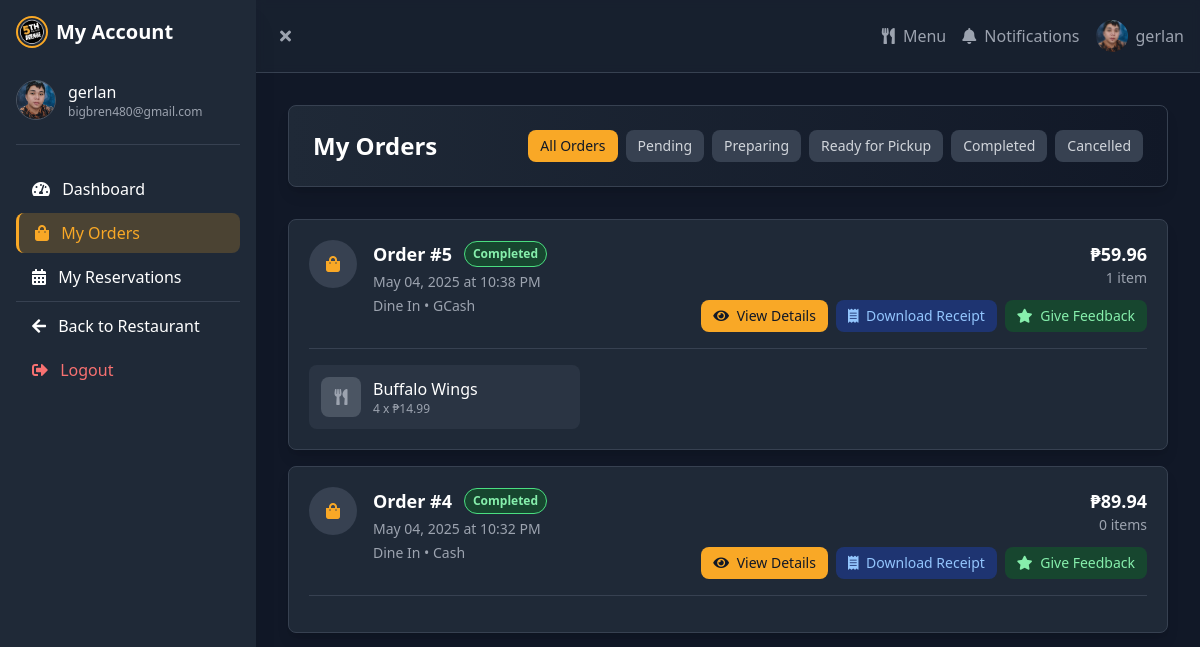
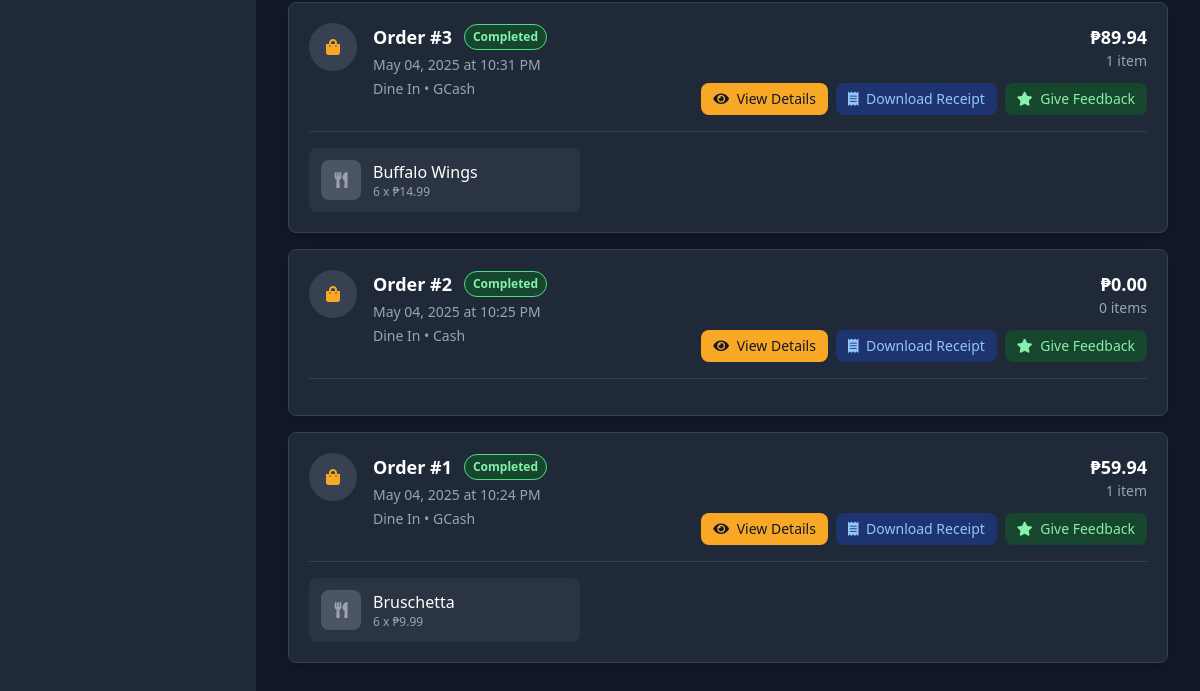
The app's page /customer/orders/ (signed in), older data (2 pictures, top to bottom).
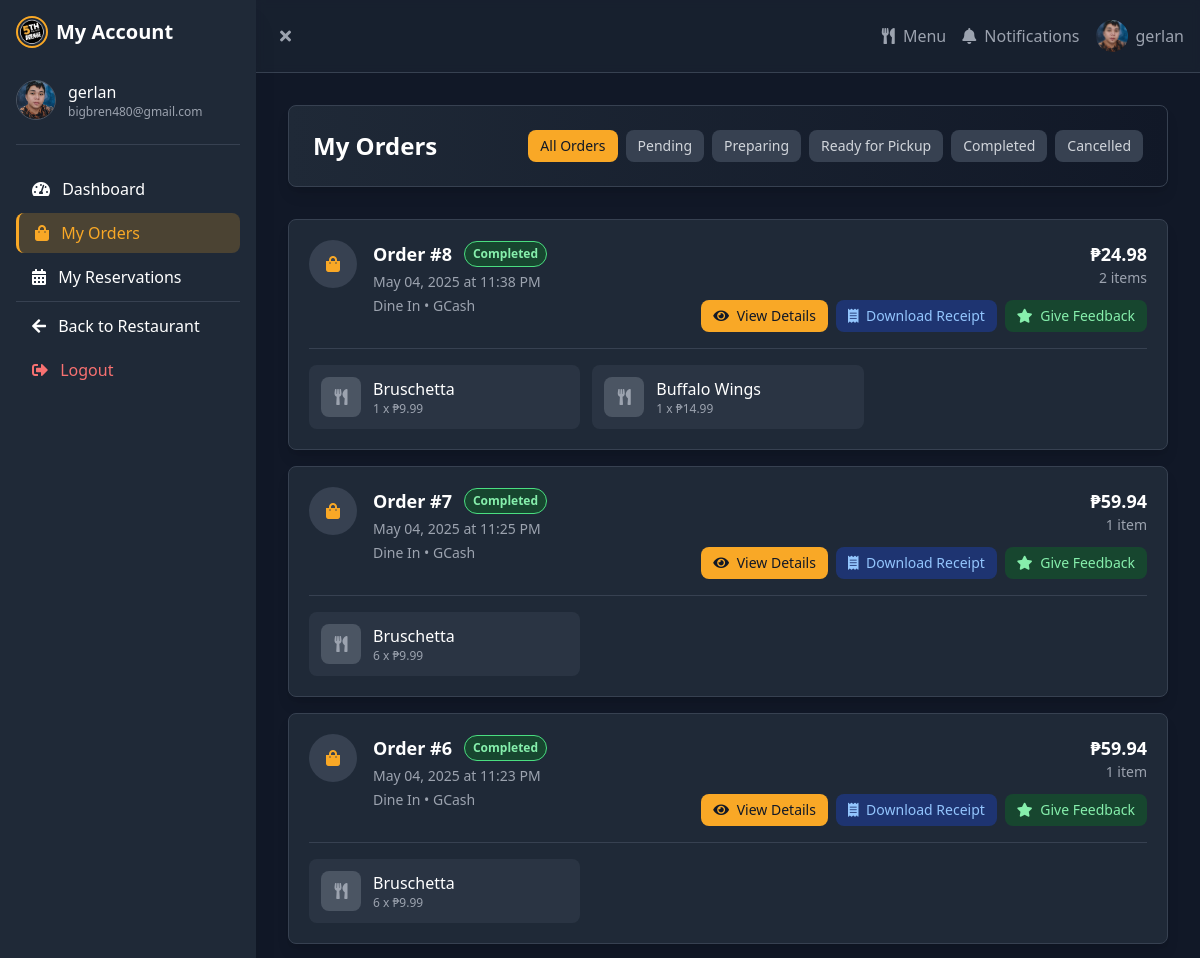
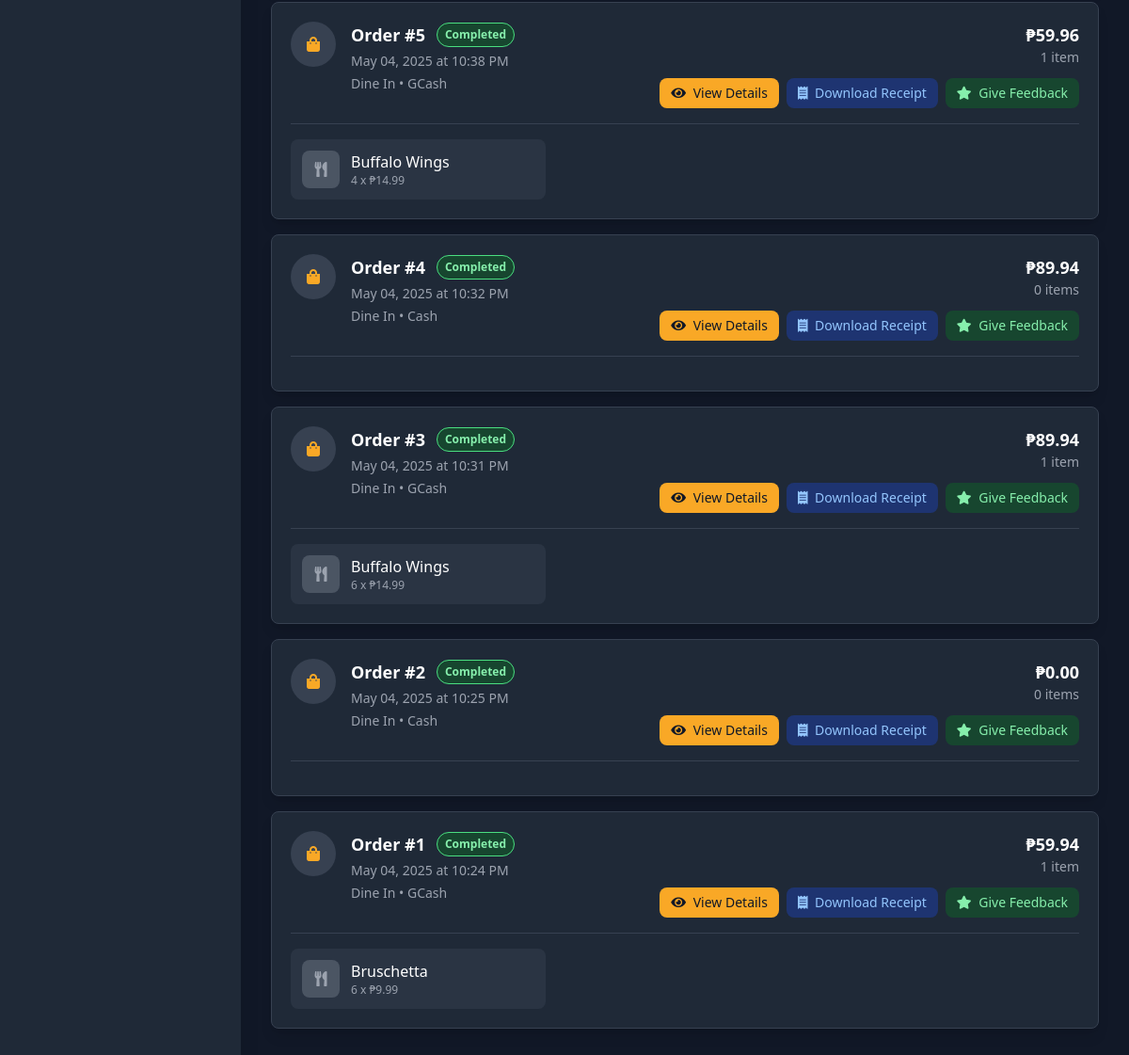
The same page, newer data (2 pictures, top to bottom).
### ecommerce/models.py (models this page shows, shortened)
class Order(models.Model):
    STATUS_CHOICES = [
        ('PENDING', 'Pending'),
        ('PREPARING', 'Preparing'),
        ('READY', 'Ready for Pickup'),
        ('COMPLETED', 'Completed'),
        ('CANCELLED', 'Cancelled')
    ]
    CANCELLATION_REASON_CHOICES = [
        ('CUSTOMER_REQUEST', 'Customer Request'),
        ('PAYMENT_ISSUE', 'Payment Issue'),
        ('OUT_OF_STOCK', 'Items Out of Stock'),
        ('STORE_CLOSED', 'Store Closed'),
        ('DUPLICATE_ORDER', 'Duplicate Order'),
        ('OTHER', 'Other Reason')
    ]
    ORDER_TYPE_CHOICES = [
        ('DELIVERY', 'Delivery'),
        ('PICKUP', 'Pickup'),
        ('DINE_IN', 'Dine In'),
    ]
    PAYMENT_METHOD_CHOICES = [
        ('CASH', 'Cash'),
        ('CASH_ON_HAND', 'Cash on Hand'),
        ('CARD', 'Credit/Debit Card'),
        ('GCASH', 'GCash'),
        ('ONLINE', 'Other Online Payment'),
    ]
    PAYMENT_STATUS_CHOICES = [
        ('UNPAID', 'Unpaid'),
        ('PAID', 'Paid'),
        ('FAILED', 'Failed'),
        ('REFUNDED', 'Refunded'),
    ]
    user = models.ForeignKey(User, on_delete=models.CASCADE, related_name='orders')
    created_by = models.ForeignKey(User, on_delete=models.SET_NULL, related_name='created_orders', null=True, blank=True)
    customer_name = models.CharField(max_length=100, blank=True)
    customer_phone = models.CharField(max_length=20, blank=True)
    items = models.ManyToManyField(MenuItem, through='OrderItem')
    status = models.CharField(max_length=20, choices=STATUS_CHOICES, default='PENDING')
    order_type = models.CharField(max_length=20, choices=ORDER_TYPE_CHOICES, default='DELIVERY')
    payment_method = models.CharField(max_length=20, choices=PAYMENT_METHOD_CHOICES, default='CASH')
    payment_status = models.CharField(max_length=20, choices=PAYMENT_STATUS_CHOICES, default='UNPAID')
    total_amount = models.DecimalField(max_digits=10, decimal_places=2)
    tax_amount = models.DecimalField(max_digits=10, decimal_places=2, default=0)
    delivery_fee = models.DecimalField(max_digits=10, decimal_places=2, default=0)
    discount_amount = models.DecimalField(max_digits=10, decimal_places=2, default=0)
    delivery_address = models.TextField(blank=True, null=True)
    contact_number = models.CharField(max_length=20, blank=True, null=True)
    table_number = models.CharField(max_length=20, blank=True)
    number_of_guests = models.PositiveIntegerField(default=1)
    server_assigned = models.ForeignKey(User, on_delete=models.SET_NULL, related_name='served_orders', null=True, blank=True)
    estimated_dining_time = models.PositiveIntegerField(default=60, help_text='Estimated dining time in minutes')
    split_bill = models.BooleanField(default=False)
    split_type = models.CharField(max_length=20, choices=[('EQUAL', 'Equal Split'), ('CUSTOM', 'Custom Split')], default='EQUAL')
    split_ways = models.PositiveIntegerField(default=2)
    cash_on_hand = models.DecimalField(max_digits=10, decimal_places=2, default=0)
    change_amount = models.DecimalField(max_digits=10, decimal_places=2, default=0)
    estimated_preparation_time = models.PositiveIntegerField(default=30, help_text='Estimated preparation time in minutes')
    special_instructions = models.TextField(blank=True)
    created_at = models.DateTimeField(auto_now_add=True)
    updated_at = models.DateTimeField(auto_now=True)
    preparing_at = models.DateTimeField(null=True, blank=True)
    ready_at = models.DateTimeField(null=True, blank=True)
    completed_at = models.DateTimeField(null=True, blank=True)
    cancelled_at = models.DateTimeField(null=True, blank=True)
    cancellation_reason = models.CharField(max_length=50, choices=CANCELLATION_REASON_CHOICES, blank=True, null=True)
    cancellation_notes = models.TextField(blank=True, null=True)
    cancelled_by = models.ForeignKey(User, on_delete=models.SET_NULL, null=True, blank=True, related_name='cancelled_orders')
    reservation = models.ForeignKey('Reservation', on_delete=models.SET_NULL, null=True, blank=True, related_name='orders')
    class Meta:
        ordering = ['-created_at']

class OrderItem(models.Model):
    order = models.ForeignKey(Order, on_delete=models.CASCADE, related_name='order_items')
    menu_item = models.ForeignKey(MenuItem, on_delete=models.CASCADE)
    quantity = models.PositiveIntegerField(default=1)
    price = models.DecimalField(max_digits=10, decimal_places=2)
    special_instructions = models.TextField(blank=True)
    inventory_updated = models.BooleanField(default=False)
    class Meta:
        ordering = ['order', 'menu_item']

class MenuItem(models.Model):
    category = models.ForeignKey(Category, on_delete=models.SET_NULL, related_name='menu_items', null=True, blank=True)
    name = models.CharField(max_length=100)
    description = models.TextField()
    price = models.DecimalField(max_digits=10, decimal_places=2)
    image = models.ImageField(upload_to='menu_items/')
    is_available = models.BooleanField(default=True)
    is_featured = models.BooleanField(default=False)
    is_vegetarian = models.BooleanField(default=False)
    spice_level = models.PositiveSmallIntegerField(
        validators=[MinValueValidator(0), MaxValueValidator(5)],
        default=0
    )
    current_stock = models.PositiveIntegerField(default=0)
    stock_alert_threshold = models.PositiveIntegerField(default=10)
    cost_price = models.DecimalField(max_digits=10, decimal_places=2, default=0)
    created_at = models.DateTimeField(auto_now_add=True)
    updated_at = models.DateTimeField(auto_now=True)
    class Meta:
        ordering = ['category', 'name']

### ecommerce/views.py (the view)
# urls.py: path('customer/orders/', my_orders, name='my_orders'),
@login_required
def my_orders(request):
    orders = Order.objects.filter(user=request.user).order_by('-created_at')
    status_filter = request.GET.get('status')
    if status_filter and status_filter != 'all':
        orders = orders.filter(status=status_filter)
    context = {
        'orders': orders,
        'status_filter': status_filter or 'all',
        'status_choices': Order.STATUS_CHOICES,
        'active_section': 'orders'
    }
    return render(request, 'accounts/my_orders.html', context)

### ecommerce/context_processors.py (called while the page is built, shortened)
def cart_processor(request):
    return {
        'cart_count': get_cart_count(request)
    }

def cashier_notification_processor(request):
    if not request.user.is_authenticated or not hasattr(request.user, 'staff_profile') or request.user.staff_profile.role != 'CASHIER':
        return {}

def customer_notification_processor(request):
    notifications = []
    return {
        'customer_notifications': notifications,
        'customer_notification_count': len(notifications)
    }

### ecommerce/views.py (called while the page is built)
def get_cart_count(request):
    if request.user.is_authenticated:
        try:
            cart = Cart.objects.get(user=request.user)
            return sum(item.quantity for item in cart.cart_items.all())
        except Cart.DoesNotExist:
            return 0
    else:
        cart = request.session.get('cart', {})
        return sum(cart.values())

### templates/accounts/my_orders.html (shortened to what the changed rows need)
{% extends 'accounts/customer_base.html' %}
{% load custom_filters %}
{% load math_filters %}
{% block content %}
<div class="space-y-8">
    <div class="bg-gradient-to-r from-gray-800 to-gray-900 rounded-lg p-6 shadow-lg border border-gray-700">
        <div class="flex flex-col md:flex-row justify-between items-start md:items-center gap-4">
            <h1 class="text-2xl font-bold">My Orders</h1>
            <div class="flex flex-wrap gap-2">
                <a href="{% url 'my_orders' %}" class="px-3 py-1.5 rounded-lg text-sm {% if status_filter == 'all' %}bg-food-gold text-gray-900{% else %}bg-gray-700 text-gray-300 hover:bg-gray-600{% endif %} transition-colors duration-200">
                    All Orders
                </a>
                {% for status_code, status_name in status_choices %}
                <a href="{% url 'my_orders' %}?status={{ status_code }}" class="px-3 py-1.5 rounded-lg text-sm {% if status_filter == status_code %}bg-food-gold text-gray-900{% else %}bg-gray-700 text-gray-300 hover:bg-gray-600{% endif %} transition-colors duration-200">
                    {{ status_name }}
                </a>
                {% endfor %}
            </div>
        </div>
    </div>
    <div class="space-y-4">
        {% for order in orders %}
        <div class="bg-gray-800 hover:bg-gray-700 transition-colors duration-200 rounded-lg p-5 shadow-lg border border-gray-700">
            <div class="flex flex-col md:flex-row justify-between">
                <div class="flex items-start space-x-4">
                    <div class="hidden md:flex items-center justify-center w-12 h-12 rounded-full bg-gray-700 text-food-gold">
                        <i class="fas fa-shopping-bag"></i>
                    </div>
                    <div>
                        <div class="flex items-center">
                            <h2 class="font-bold text-lg">Order #{{ order.id }}</h2>
                            <span class="ml-3 px-2 py-1 rounded-full text-xs
                                {% if order.status == 'PENDING' %}bg-yellow-900/70 text-yellow-300
                                {% elif order.status == 'PREPARING' %}bg-blue-900/70 text-blue-300
                                {% elif order.status == 'READY' %}bg-green-900/70 text-green-300
                                {% elif order.status == 'COMPLETED' %}bg-green-900/70 text-green-300 font-bold border border-green-400 animate-pulse
                                {% elif order.status == 'CANCELLED' %}bg-red-900/70 text-red-300{% endif %}">
                                {{ order.get_status_display }}
                            </span>
                        </div>
                        <div class="text-sm text-gray-400 mt-1">{{ order.created_at|date:"F d, Y" }} at {{ order.created_at|time:"g:i A" }}</div>
                        <div class="text-sm text-gray-400 mt-1">{{ order.get_order_type_display }} • {{ order.get_payment_method_display }}</div>
                    </div>
                </div>
                <div class="mt-4 md:mt-0 flex flex-col items-end justify-between">
                    <div class="text-right">
                        <div class="font-bold text-lg">₱{{ order.total_amount|floatformat:2 }}</div>
                        <div class="text-sm text-gray-400">{{ order.order_items.count }} item{% if order.order_items.count != 1 %}s{% endif %}</div>
                    </div>
                    <div class="mt-3 flex space-x-2">
                        <a href="{% url 'view_customer_order' order.id %}" class="px-3 py-1.5 bg-food-gold hover:bg-food-gold-light text-gray-900 rounded-lg text-sm transition-colors duration-200">
                            <i class="fas fa-eye mr-1"></i> View Details
                        </a>
                        {% if order.status == 'COMPLETED' %}
                        <a href="#" class="px-3 py-1.5 bg-blue-900/70 hover:bg-blue-800 text-blue-300 rounded-lg text-sm transition-colors duration-200">
                            <i class="fas fa-receipt mr-1"></i> Download Receipt
                        </a>
                        <a href="#" class="px-3 py-1.5 bg-green-900/70 hover:bg-green-800 text-green-300 rounded-lg text-sm transition-colors duration-200">
                            <i class="fas fa-star mr-1"></i> Give Feedback
                        </a>
                        {% endif %}
                    </div>
                </div>
            </div>
            <div class="mt-4 pt-4 border-t border-gray-700">
                <div class="grid grid-cols-1 md:grid-cols-2 lg:grid-cols-3 gap-3">
                    {% for item in order.order_items.all|slice:":3" %}
                    <div class="bg-gray-700/50 rounded-lg p-3 flex items-center">
                        <div class="w-10 h-10 rounded-lg bg-gray-600 flex items-center justify-center mr-3">
                            <i class="fas fa-utensils text-gray-400"></i>
                        </div>
                        <div class="truncate">
                            <div class="font-medium truncate">{{ item.menu_item.name }}</div>
                            <div class="text-xs text-gray-400">{{ item.quantity }} x ₱{{ item.price|floatformat:2 }}</div>
                        </div>
                    </div>
                    {% endfor %}
                </div>
            </div>
        </div>
        {% endfor %}
    </div>
</div>
{% endblock %}

Row changes from the older to the newer data that the page shows:
added Order: id "8", status "Completed", created_at "May 04, 2025", created_at "11:38 PM", order_type "Dine In", payment_method "GCash", total_amount "24.98", order_items.count "2", shows "Download Receipt"
added OrderItem: menu_item.name "Bruschetta", quantity "1", price "9.99", shown under "8"
added OrderItem: menu_item.name "Buffalo Wings", quantity "1", price "14.99", shown under "8"
added Order: id "7", status "Completed", created_at "May 04, 2025", created_at "11:25 PM", order_type "Dine In", payment_method "GCash", total_amount "59.94", order_items.count "1", shows "Download Receipt"
added OrderItem: menu_item.name "Bruschetta", quantity "6", price "9.99", shown under "7"
added Order: id "6", status "Completed", created_at "May 04, 2025", created_at "11:23 PM", order_type "Dine In", payment_method "GCash", total_amount "59.94", order_items.count "1", shows "Download Receipt"
added OrderItem: menu_item.name "Bruschetta", quantity "6", price "9.99"
